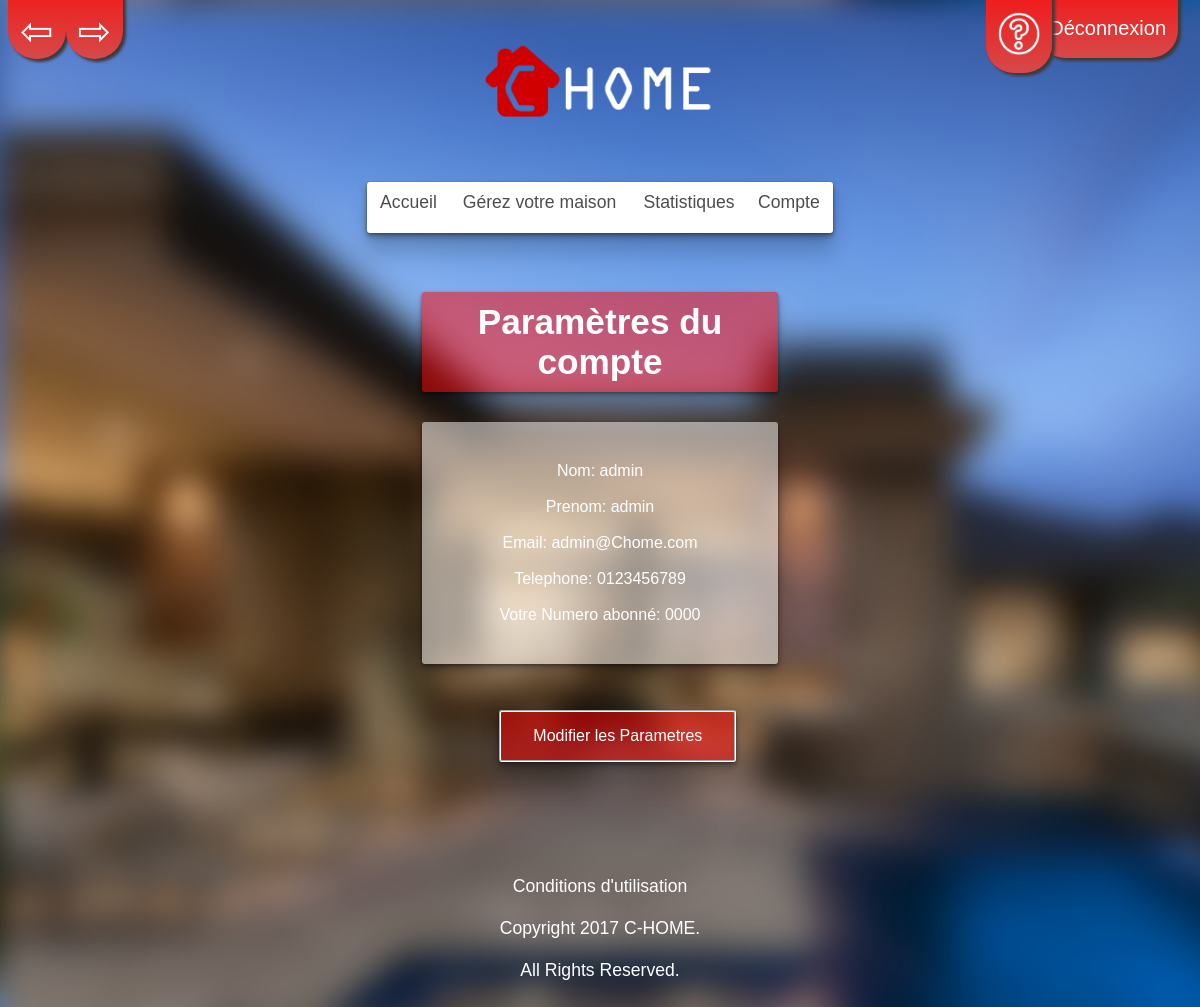
The app's page /Vue/parametres.php (signed in) with its own data.
### tables this page shows
CREATE TABLE `utilisateur` (
  `IdUtilisateur` int(100) NOT NULL,
  `nom` varchar(30) NOT NULL,
  `prenom` varchar(30) NOT NULL,
  `mail` varchar(30) NOT NULL,
  `mdp` varchar(255) NOT NULL,
  `numero_abonne` varchar(30) NOT NULL,
  `telephone` varchar(30) NOT NULL,
  `QuestionSecrete` varchar(255) NOT NULL,
  `ReponseSecrete` varchar(255) NOT NULL,
  `Admin` tinyint(1) NOT NULL
);

### Vue/parametres.php (the view, shortened to what this page needs)
<!DOCTYPE html>
<html>
<head>
    <link rel="stylesheet" href="../CSS/Parametres.css"/>
</head>
<body>
<div>
    <h1>Paramètres du compte </h1>
    <?php
    include('../Modele/Connexion.php');
    $reponse = $BDD->query('SELECT nom, prenom, mail, mdp, numero_abonne, telephone FROM utilisateur WHERE IdUtilisateur="' . $_SESSION['IdUtilisateur'] . '"');
    $donnees = $reponse->fetch();
    ?>
    <p class="affichage">
        <?php echo "Nom:" . " " . $donnees['nom'] . '<br>' . '<br>' . "Prenom:" . " " . $donnees['prenom'] . '<br>' . '<br>' . "Email:" . " " . $donnees['mail'] . '<br>' . '<br>' . "Telephone: " . $donnees['telephone'] . '<br>' . '<br>' . "Votre Numero abonné:" . " " . $donnees['numero_abonne']; ?></p>
    <button class="button">Modifier les Parametres</button>
</div>
</body>
</html>

### CSS/design_global.css (style rules this page uses)
html { font: 1.1em sans-serif; color:black; background-image:url(../Image/Maison.jpg); background-attachment:fixed; background-repeat:no-repeat; -webkit-background-size: cover; -moz-background-size: cover; -o-background-size: cover; background-size: cover; }
.retour { background: #ff0000; background-image: -webkit-linear-gradient(top, #ff0000, #d64949); background-image: -moz-linear-gradient(top, #ff0000, #d64949); background-image: -ms-linear-gradient(top, #ff0000, #d64949); background-image: -o-linear-gradient(top, #ff0000, #d64949); background-image: linear-gradient(to bottom, #ff0000, #d64949); -webkit-border-radius: 28; -moz-border-radius: 28; border-radius: 28px; -webkit-box-shadow: 7px 7px 3px #6e646e; -moz-box-shadow: 7px 7px 3px #6e646e; box-shadow: 3px 3px 3px #3b3b3b; font-family: Arial; color: #ffffff; font-size: 40px; padding: 0px 12px 5px 12px; text-decoration: none; position:fixed; padding-top: 5%; margin-top: -5%; }
.avancer { background: #ff0000; background-image: -webkit-linear-gradient(top, #ff0000, #d64949); background-image: -moz-linear-gradient(top, #ff0000, #d64949); background-image: -ms-linear-gradient(top, #ff0000, #d64949); background-image: -o-linear-gradient(top, #ff0000, #d64949); background-image: linear-gradient(to bottom, #ff0000, #d64949); -webkit-border-radius: 28; -moz-border-radius: 28; border-radius: 28px; -webkit-box-shadow: 7px 7px 3px #6e646e; -moz-box-shadow: 7px 7px 3px #6e646e; box-shadow: 3px 3px 3px #3b3b3b; font-family: Arial; color: #ffffff; font-size: 40px; padding: 0px 12px 5px 12px; text-decoration: none; position:fixed; margin-left:4.8%; padding-top: 5%; margin-top: -5%; }
.top { position:fixed; right:10px; top:5px; background: #ff0000; background-image: -webkit-linear-gradient(top, #ff0000, #d64949); background-image: -moz-linear-gradient(top, #ff0000, #d64949); background-image: -ms-linear-gradient(top, #ff0000, #d64949); background-image: -o-linear-gradient(top, #ff0000, #d64949); background-image: linear-gradient(to bottom, #ff0000, #d64949); -webkit-border-radius: 28; -moz-border-radius: 28; border-radius: 28px; -webkit-box-shadow: 7px 7px 3px #6e646e; -moz-box-shadow: 7px 7px 3px #6e646e; box-shadow: 3px 3px 3px #3b3b3b; font-family: Arial; color: #ffffff; font-size: 20px; padding: 0px 12px 5px 12px; text-decoration: none; position:fixed; padding-top: 5%; margin-top: -4%; padding-bottom: 1.5%; margin-right:1%; }
.image { width: 20%; height: auto; margin-top: 3%; }
.help { position:fixed; right:10px; top:5px; background: #ff0000; background-image: -webkit-linear-gradient(top, #ff0000, #d64949); background-image: -moz-linear-gradient(top, #ff0000, #d64949); background-image: -ms-linear-gradient(top, #ff0000, #d64949); background-image: -o-linear-gradient(top, #ff0000, #d64949); background-image: linear-gradient(to bottom, #ff0000, #d64949); -webkit-border-radius: 28; -moz-border-radius: 28; border-radius: 28px; -webkit-box-shadow: 7px 7px 3px #6e646e; -moz-box-shadow: 7px 7px 3px #6e646e; box-shadow: 3px 3px 3px #3b3b3b; font-family: Arial; color: #ffffff; font-size: 20px; padding: 0px 12px 5px 12px; text-decoration: none; position:fixed; padding-top: 5%; margin-top: -4.4%; padding-bottom: 1.5%; margin-right:11.5%; }
ul.bar { display: table; width: 39% ; margin: 5% auto; padding: 0.2%; background: linear-gradient(white, grey); background: -webkit-linear-gradient(white, grey); background: -moz-linear-gradient(white, grey); background: -ms-linear-gradient(white, grey); background: -o-linear-gradient(white, grey); background: linear-gradient(white, grey); background: white; border-radius: 3px; box-shadow: 0 1px 3px rgba(0, 0, 0, .3), 0 3px 5px rgba(0, 0, 0, .2), 0 5px 10px rgba(0, 0, 0, .2), 0 20px 20px rgba(0, 0, 0, .15); }
ul li.barre { display: table-cell; }
ul li a { display: block; text-align: center; color: rgba(0, 0, 0, .7); text-decoration: none; padding: 8px 8px 17px 8px; text-shadow: 0 1px 0 rgba(255, 255, 255, .4); transition: padding .3s; position: relative; }
#pied { color: #FFFFFF; text-align: center; margin: auto; }
#cond { color : #FFFFFF; text-decoration: none; }

### records on screen
utilisateur: nom "admin", prenom "admin", mail "admin@Chome.com", telephone "0123456789", numero_abonne "0000"
